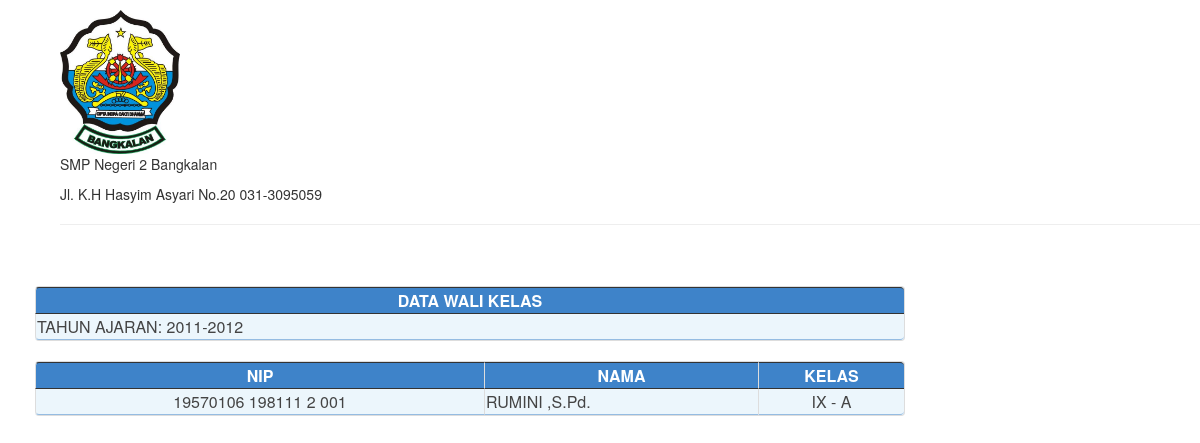
The page /admin/rpt_walikelas.php?tahun_ajaran=2011-2012 on the database its author committed.
### tables this page shows
CREATE TABLE IF NOT EXISTS `profil` (
  `ID` int(5) NOT NULL AUTO_INCREMENT,
  `NAMA` varchar(50) DEFAULT NULL,
  `STATUS` varchar(15) DEFAULT NULL,
  `NSS` varchar(15) DEFAULT NULL,
  `NDS` varchar(15) DEFAULT NULL,
  `ALAMAT` varchar(100) DEFAULT NULL,
  `KECAMATAN` varchar(20) DEFAULT NULL,
  `KABUPATEN` varchar(20) DEFAULT NULL,
  `PROPINSI` varchar(20) DEFAULT NULL,
  `VISI` text NOT NULL,
  `MISI` text NOT NULL,
  `EMAIL` varchar(200) NOT NULL,
  `WEBSITE` varchar(200) NOT NULL,
  `ABOUT` text NOT NULL,
  PRIMARY KEY (`ID`)
);

CREATE TABLE IF NOT EXISTS `wali_kelas` (
  `ID` int(10) NOT NULL AUTO_INCREMENT,
  `ID_GURU` int(10) DEFAULT NULL,
  `ID_KELAS` int(5) DEFAULT NULL,
  `TAHUN_AJARAN` varchar(9) DEFAULT NULL,
  PRIMARY KEY (`ID`)
);

CREATE TABLE IF NOT EXISTS `guru` (
  `ID` int(5) NOT NULL AUTO_INCREMENT,
  `NIP` varchar(30) DEFAULT NULL,
  `GLR_DEPAN` varchar(15) DEFAULT NULL,
  `NAMA` varchar(30) DEFAULT NULL,
  `GLR_BLK` varchar(15) DEFAULT NULL,
  `GOLONGAN` varchar(50) NOT NULL,
  `JABATAN` varchar(50) NOT NULL,
  `TEMPAT_LAHIR` varchar(30) DEFAULT NULL,
  `TGL_LAHIR` date DEFAULT NULL,
  `ALAMAT_SKR` varchar(100) DEFAULT NULL,
  `TELP_RUMAH` varchar(15) DEFAULT NULL,
  `TELP_HP` varchar(15) DEFAULT NULL,
  `ALAMAT_ASAL` varchar(100) DEFAULT NULL,
  `NARASI` text,
  `AGAMA` varchar(20) DEFAULT NULL,
  `SEX` char(1) DEFAULT NULL,
  `AKTIF` char(1) DEFAULT NULL,
  PRIMARY KEY (`ID`),
  UNIQUE KEY `NIP` (`NIP`)
);

CREATE TABLE IF NOT EXISTS `kelas` (
  `ID` int(5) NOT NULL AUTO_INCREMENT,
  `RUANG` varchar(50) DEFAULT NULL,
  `AKTIF` varchar(1) DEFAULT NULL,
  PRIMARY KEY (`ID`)
);

### admin/rpt_walikelas.php (the view, shortened to what this page needs)
<?php
$tahun_ajaran = $_REQUEST['tahun_ajaran'];
?>
<html>
    <head>
        <link href="../bootstrap/css/bootstrap.css" rel="stylesheet"/>
        <link href="../bootstrap/css/bootstrap-responsive.css" rel="stylesheet"/>
        <link href="../bootstrap/css/style.css" rel="stylesheet"/>
        <link href="../bootstrap/css/flickr.css" rel="stylesheet"/>
    </head>
    <body>
        <div class="span9">
            <div class="row-fluid">
                <?php
                include "header_rpt.php";
                ?>
                <br><br>
                <table class="table-bordered">
                    <thead>
                    <th>DATA WALI KELAS</th>
                    </thead>
                    <tr>
                        <td><div align="left">TAHUN AJARAN: <?php echo $tahun_ajaran; ?></div></td>
                    </tr>
                </table>
                <br/>
                <table class="table-bordered">
                    <thead>
                    <th>NIP</th>
                    <th>NAMA</th>
                    <th>KELAS</th>
                        </thead>
                        <?php
                        $strsql = "SELECT wali_kelas.ID, wali_kelas.TAHUN_AJARAN, guru.NIP, guru.GLR_DEPAN, guru.NAMA, guru.GLR_BLK, kelas.RUANG
FROM kelas INNER JOIN (guru INNER JOIN wali_kelas ON guru.ID = wali_kelas.ID_GURU) ON kelas.ID = wali_kelas.ID_KELAS
where wali_kelas.TAHUN_AJARAN='$tahun_ajaran' order by kelas.RUANG";
                        $hasil = mysql_query($strsql);
                        while ($row = mysql_fetch_array($hasil)) {
                            $nama_guru = $row[GLR_DEPAN] . " " . $row[NAMA] . " " . $row[GLR_BLK];
                            ?>
                            <tr>
                                <td align="center"><?php echo $row[NIP]; ?></td>
                                <td><?php echo $nama_guru; ?></td>
                                <td align="center"><?php echo $row[RUANG]; ?></td>
                            </tr>
                            <?php
                        }
                        ?>
                </table>
            </div>
        </div>
    </body>
</html>

### admin/header_rpt.php (shortened to what this page needs)
<?php
$strsql = "select ID,NAMA,STATUS,NSS,NDS,ALAMAT,KECAMATAN,KABUPATEN,PROPINSI from profil";
$hasil = mysql_query($strsql);
$row = mysql_fetch_array($hasil);
?>
<html>
    <head>
        <link href="../bootstrap/css/bootstrap.css" rel="stylesheet"/>
        <link href="../bootstrap/css/bootstrap-responsive.css" rel="stylesheet"/>
        <link href="../bootstrap/css/style.css" rel="stylesheet"/>
    </head>
    <body>
        <div class="container-fluid">
            <div class="span20">
                <div class="container pull-left">
                    <img src="../bootstrap/img/Logo bangkalan.JPG" width="120" height="110" class="brand">
                    <p class="brand"><?php echo $row['NAMA']; ?></p>
                    <?php echo $row['ALAMAT']; ?>
                    <hr/>
                </div>
            </div>
        </div>
    </body>
</html>

### admin/header_rpt.php (style rules this page uses)
body { padding: 10px; }

### rows shown on the page
profil: NAMA "SMP Negeri 2 Bangkalan", ALAMAT "Jl. K.H Hasyim Asyari No.20 031-3095059"
wali_kelas: ID_GURU.NIP "19570106 198111 2 001", ID_GURU.GLR_BLK "RUMINI ,S.Pd.", ID_KELAS.RUANG "IX - A"

### other values the page prints
$tahun_ajaran "2011-2012"
